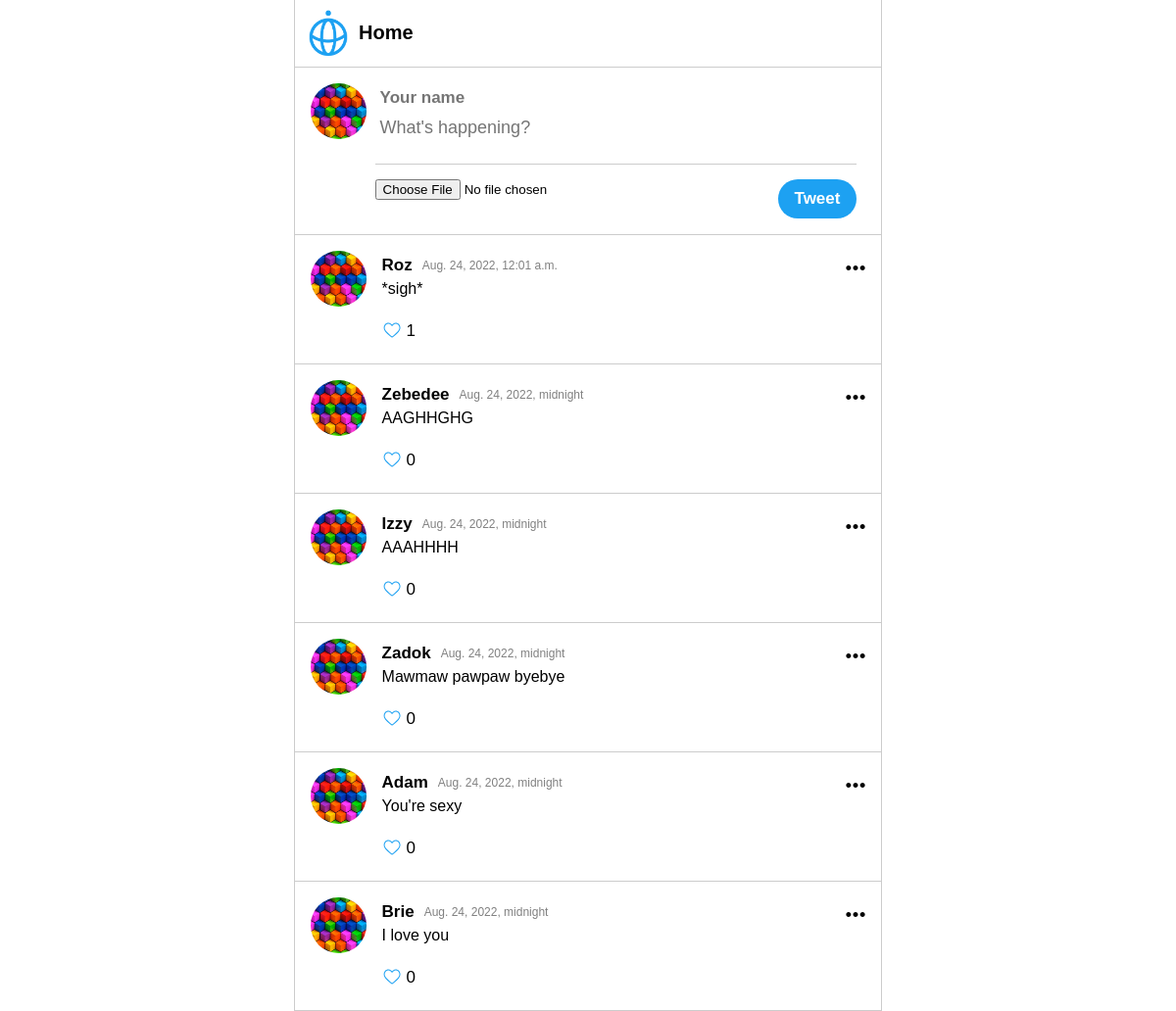
The app's page /, older data.
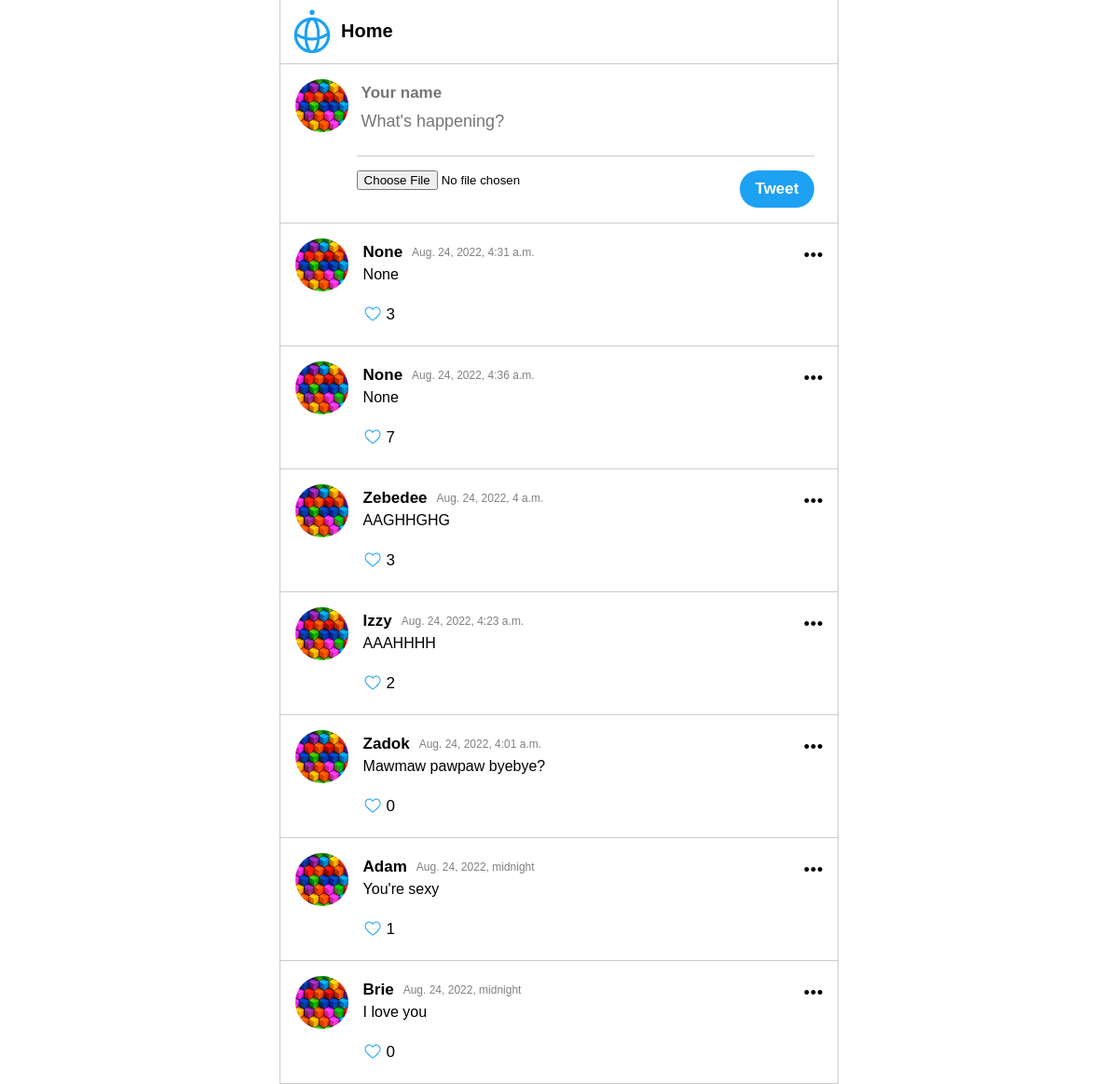
The same page, newer data.
### posts/models.py (models this page shows)
class Post(models.Model):
    class Meta(object):
        db_table = 'post'
    name = models.CharField(
        'Name', blank=True, null=True, max_length=14, db_index=True
    )
    body = models.CharField(
        'Body', blank=True, null=True, max_length=140, db_index=True
    )
    created_at = models.DateTimeField(
        'Created DateTime', auto_now_add=True
    )
    image = CloudinaryField('image', blank=True, default=None,  null=True)
    like_count = models.IntegerField(default='0', blank=True)
    updated_at = models.DateTimeField(
        'Updated DateTime', auto_now=True
    )

### posts/views.py (the view, shortened to what this page needs)
# urls.py: path('', posts.views.index, name='index'),
def index(request, **post_id):
    if post_id != {}:
        val = next(iter(post_id.items()))[1]
        post = Post.objects.get(id=val)
        if request.method == 'POST':
            form = PostForm(request.POST, request.FILES, instance=post)
            if form.is_valid():
                form.save()
                return HttpResponseRedirect('/')
        else:
            form = PostForm(instance=post)
        posts = Post.objects.all().order_by('-id')[:20]
        return render(request, 'index.html')
    else:
        posts = Post.objects.all().order_by('-id')[:20]
        return render(request, 'index.html',
                      {'posts': posts})

### posts/templates/index.html (shortened to what this page needs)
{% extends "base.html" %} {% load static %} {% block content %}
<div class="content">
  <div class="header">
    <img src="{% static 'img/logo-twitterblue.svg' %}" class="logo" />
    <h1>Home</h1>
  </div>
  <div class="tweet-input">
    <div class="my-icon">
      <img class="my-img" src="{% static 'img/sample-icon.jpg' %}" />
    </div>
    <div class="post_form">
      {% load cloudinary %}
      <form action="/" method="POST" enctype="multipart/form-data">
        <input
          class="nameinput"
          type="text"
          name="name"
          placeholder="Your name"
          maxlength="14"
          required
        />
        <textarea
          maxlength="140"
          class="bodytextarea"
          name="body"
          placeholder="What's happening?"
          required
        ></textarea>
        <div class="file-tweet">
          <div class="image">
            <input type="file" class="form" name="image" />
          </div>
          <input class="tweet" type="submit" value="Tweet" />
        </div>
      </form>
    </div>
  </div>
  <div class="posts">
    <ul>
      {% for post in posts %}
      <li>
        <div class="logo">
          <img class="logo-img" src="{% static 'img/sample-icon.jpg' %}" />
        </div>
        <div class="name_body nameDateBodyImgLikes">
          <div class="name_date">
            <div class="name">{{ post.name }}</div>
            <div class="datetime">
              {% if post.updated_at %} {{ post.updated_at }} {% else %} {{
              post.created_at }} {% endif %}
            </div>
          </div>
          <p class="body">{{ post.body }}</p>
          <div class="icon-list">
            <button id="btn" class="like js-like" data-like="{{ post.id }}">
              <img
                class="like_icon"
                src="{% static 'img/icon-heart-twitterblue.svg' %}"
              />
            </button>
            <div id="count" class="like-count js-like-count">
              {{ post.like_count }}
            </div>
          </div>
        </div>
        <img
          class="menu_icon js-menu-icon"
          src="{% static 'img/ellipsis-solid.svg' %}"
        />
      </li>
      {% endfor %}
    </ul>
  </div>
</div>
{% endblock %}

Row changes from the older to the newer data that the page shows:
added Post: name "None", updated_at "Aug. 24, 2022, 4:31 a.m.", body "None", like_count "3"
changed Post: name "Roz" → "None"; updated_at "Aug. 24, 2022, 12:01 a.m." → "Aug. 24, 2022, 4:36 a.m."; body "*sigh*" → "None"; like_count "1" → "7"
changed Post "Zebedee": updated_at "Aug. 24, 2022, midnight" → "Aug. 24, 2022, 4 a.m."; like_count "0" → "3"
changed Post "Izzy": updated_at "Aug. 24, 2022, midnight" → "Aug. 24, 2022, 4:23 a.m."; like_count "0" → "2"
changed Post "Zadok": updated_at "Aug. 24, 2022, midnight" → "Aug. 24, 2022, 4:01 a.m."; body "Mawmaw pawpaw byebye" → "Mawmaw pawpaw byebye?"
changed Post "Adam": like_count "0" → "1"
